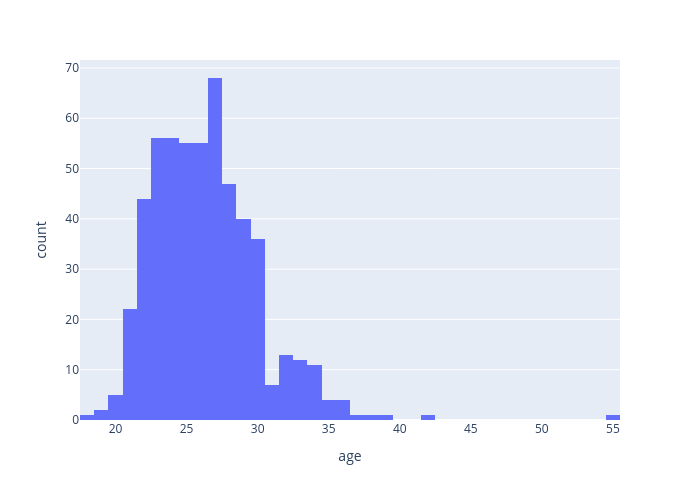

The cell this chart's notebook holds for it:
### Code cell
fig = px.histogram(df_participants, x="age", width=700, height=500)
fig.show()

### Figure 1 — Plotly figure (JSON) as saved in the notebook; plotly's stock layout.template omitted (floating-point values rounded to 4 significant figures; data arrays with more than 128 entries replaced by an {"elided": "..."} marker saying what was removed)
{"data": [{"alignmentgroup": "True", "bingroup": "x", "hovertemplate": "age=%{x}<br>count=%{y}<extra></extra>", "legendgroup": "", "marker": {"color": "#636efa", "pattern": {"shape": ""}}, "name": "", "offsetgroup": "", "orientation": "v", "showlegend": false, "type": "histogram", "x": {"elided": "551 int values"}, "xaxis": "x", "yaxis": "y"}], "layout": {"barmode": "relative", "height": 500, "legend": {"tracegroupgap": 0}, "margin": {"t": 60}, "width": 700, "xaxis": {"anchor": "y", "domain": [0, 1], "title": {"text": "age"}}, "yaxis": {"anchor": "x", "domain": [0, 1], "title": {"text": "count"}}}}
